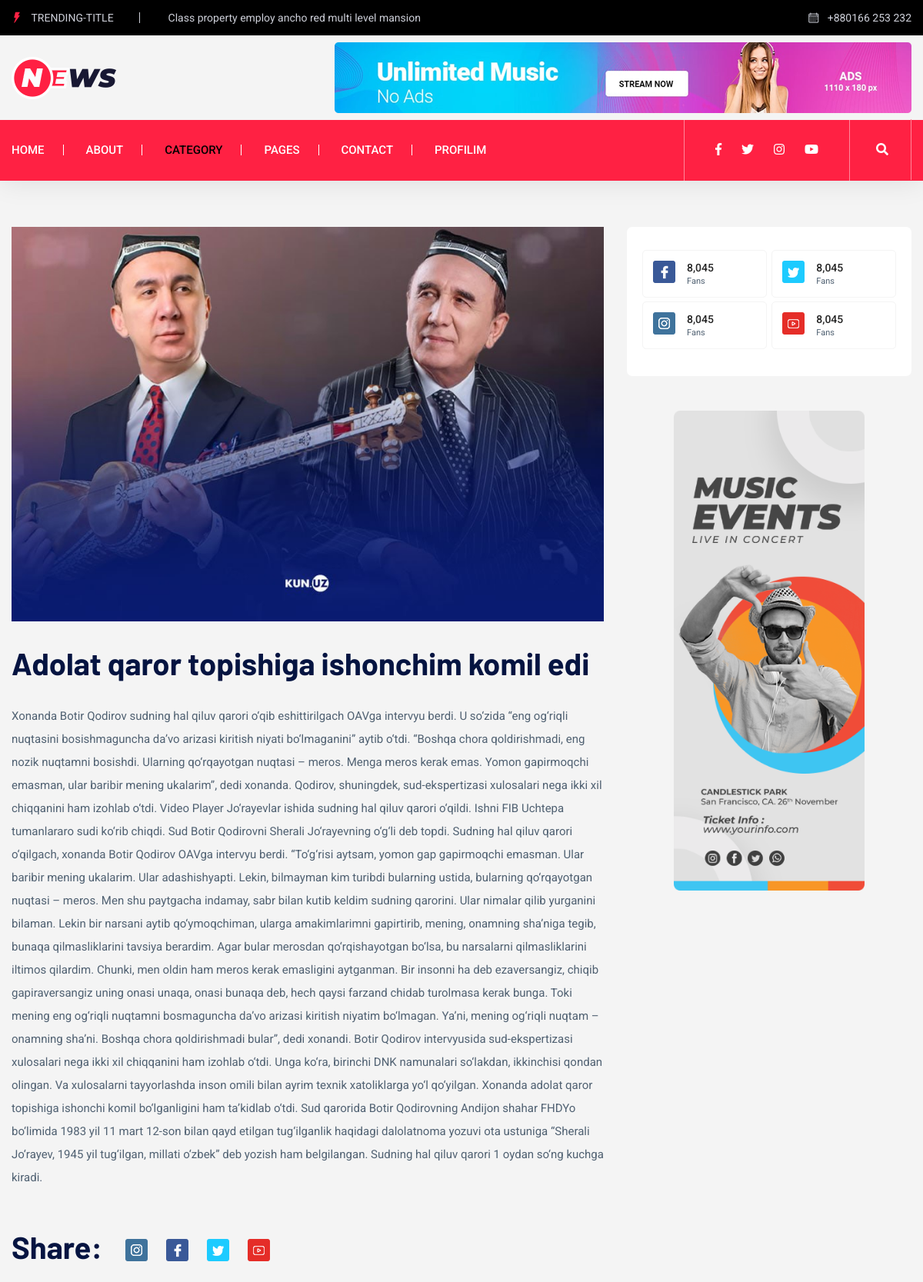
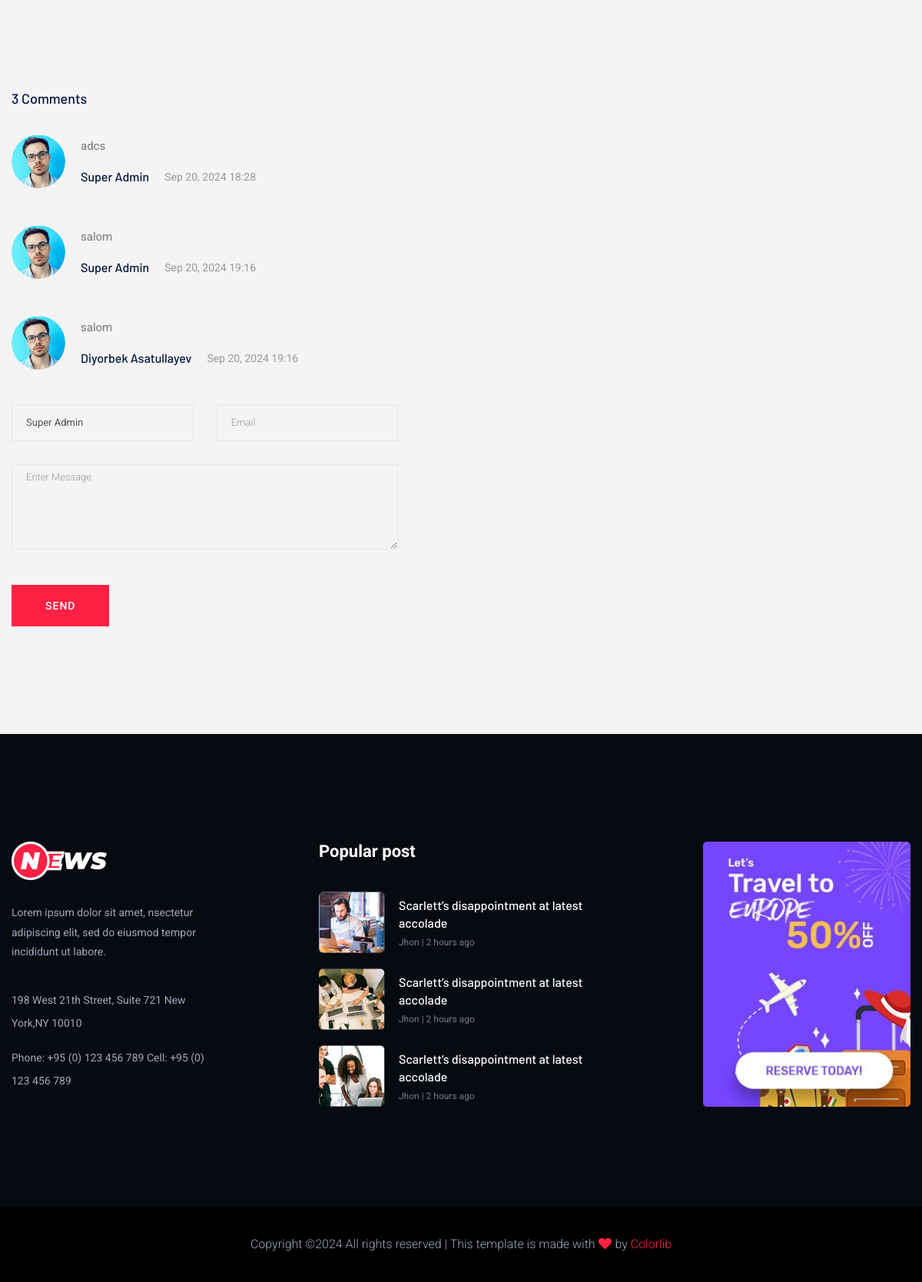
Page /latest-news/Adolat-qaror-topishiga-ishonchim-komil-edi/ (signed in) on the committed database (2 pictures, top to bottom).
### news/models.py (models this page shows, shortened)
class News(models.Model):
    category = models.ForeignKey(Category, on_delete=models.CASCADE, verbose_name="Kategoriya")
    title = models.CharField(max_length=200, verbose_name="Nom")
    slug = models.SlugField(max_length=200, verbose_name="Slug")
    content = RichTextField(verbose_name="Kontent")
    views = models.PositiveIntegerField(default=0, verbose_name="Ko'rilishlar")
    created_at = models.DateTimeField(auto_now_add=True, verbose_name="Qo'shildi")
    updated_at = models.DateTimeField(auto_now=True, verbose_name="Yangilandi")
    image = models.ImageField(upload_to="news/images/", verbose_name="Rasm")
    is_published = models.BooleanField(default=True, verbose_name="Ko'rinishi")
    author = models.CharField(max_length=50, verbose_name="Yozuvchi")
    quotes = models.TextField(verbose_name="Iqtibos")
    class Meta:
        verbose_name_plural = "Yangiliklar"
        verbose_name = "Yangilik"
    def get_image(self):
        if self.image:
            return self.image.url
        return "https://t4.ftcdn.net/jpg/04/70/29/97/360_F_470299797_UD0eoVMMSUbHCcNJCdv2t8B2g1GVqYgs.jpg"

class Comment(models.Model):
    news = models.ForeignKey(News, on_delete=models.CASCADE, verbose_name="Yangilik")
    user = models.ForeignKey(User, on_delete=models.CASCADE, verbose_name="Foydalanuvchi")
    content = models.TextField(verbose_name="Komentariya")
    created_at = models.DateTimeField(auto_now_add=True, verbose_name="Qo'shildi")
    class Meta:
        verbose_name_plural = "Komentariyalar"
        verbose_name = "Komentariya"

### news/views.py (the view)
# urls.py: path('latest-news/<slug:slug>/', views.LatestNewsView.as_view(), name='latest_news'),
class LatestNewsView(LoginRequiredMixin, View):
    def get(self, request, slug):
        news = News.objects.filter(slug=slug).first()
        context = {
            'title': "So'ngi xabarlar",
            'news': news,
        }
        return render(request, 'news/latest_news.html', context)

### news/templates/news/latest_news.html
{% extends 'base.html' %}
{% block content %}
    {% include 'components/latest_news_area.html' %}
{% endblock %}

### templates/components/latest_news_area.html (shortened to what this page needs)
{% load static %}
<div class="about-area2 gray-bg pt-60 pb-60">
    <div class="container">
        <div class="row">
            <div class="col-lg-8">
                <div class="about-right mb-90">
                    <div class="about-img">
                        <img src="{{ news.get_image }}" alt="">
                    </div>
                    <div class="heading-news mb-30 pt-30">
                        <h3>{{ news.title }}</h3>
                    </div>
                     <div class="about-prea">
                            <p class="about-pera1 mb-25">
                                {{ news.content|safe }}
                            </p>
                    </div>
                    <div class="social-share pt-30">
                        <div class="section-tittle">
                            <h3 class="mr-20">Share:</h3>
                            <ul>
                                <li><a href="#"><img src="{% static 'news/assets/img/news/icon-ins.png' %}" alt=""></a></li>
                                <li><a href="#"><img src="{% static 'news/assets/img/news/icon-fb.png' %}" alt=""></a></li>
                                <li><a href="#"><img src="{% static 'news/assets/img/news/icon-tw.png' %}" alt=""></a></li>
                                <li><a href="#"><img src="{% static 'news/assets/img/news/icon-yo.png' %}" alt=""></a></li>
                            </ul>
                        </div>
                    </div>
                </div>
                <div class="comments-area">
                    <h4>{{ news.comment_set.count }} Comments</h4>
                    {% for comment in news.comment_set.all %}
                    	<div class="comment-list">
                        <div class="single-comment justify-content-between d-flex">
                            <div class="user justify-content-between d-flex">
                                <div class="thumb">
                                    <img src="{% static 'news/assets/img/comment/comment_1.png' %}" alt="">
                                </div>
                                <div class="desc">
                                    <p class="comment">
                                        {{ comment.content }}
                                    </p>
                                    <div class="d-flex justify-content-between">
                                        <div class="d-flex align-items-center">
                                            <h5>
                                                <span>{{ comment.user.get_full_name }}</span>
                                            </h5>
                                            <p class="date">{{ comment.created_at|date:"M d, Y" }} {{ comment.created_at|time:"H:i" }}</p>
                                        </div>
                                    </div>
                                </div>
                            </div>
                        </div>
                    </div>
                    {% endfor %}
                </div>
                <div class="row">
                    <div class="col-lg-8">
                        <form class="form-contact contact_form mb-80" action="{% url 'news:comment' %}" method="post">
                            <div class="row">
                                <div class="col-sm-6">
                                    <div class="form-group">
                                        <input class="form-control error" id="name" type="text"
                                               onfocus="this.placeholder = ''"
                                               onblur="this.placeholder = 'Enter your name'"
                                               placeholder="Enter your name"
                                               value="{{ request.user.get_full_name }}"
                                               disabled
                                        >
                                    </div>
                                </div>
                                <div class="col-sm-6">
                                    <div class="form-group">
                                        <input class="form-control error" id="email" type="email"
                                               onfocus="this.placeholder = ''"
                                               onblur="this.placeholder = 'Enter email address'"
                                               placeholder="Email"
                                               value="{{ request.user.email }}"
                                               disabled
                                        >
                                    </div>
                                </div>
                                <div class="col-12">
                                    <div class="form-group">
                                        <textarea class="form-control w-100 error" name="content" id="message" cols="30"
                                                  rows="5" onfocus="this.placeholder = ''"
                                                  onblur="this.placeholder = 'Enter Message'"
                                                  placeholder="Enter Message"></textarea>
                                    </div>
                                </div>
                            </div>
                            <div class="form-group mt-3">
                                <button type="submit" class="btn">
                                    Send
                                </button>
                            </div>
                        </form>
                    </div>
                </div>
            </div>
            <div class="col-lg-4">
                <div class="single-follow mb-45">
                    <div class="single-box">
                        <div class="follow-us d-flex align-items-center">
                            <div class="follow-social">
                                <a href="#"><img src="{% static 'news/assets/img/news/icon-fb.png' %}" alt=""></a>
                            </div>
                            <div class="follow-count">
                                <span>8,045</span>
                                <p>Fans</p>
                            </div>
                        </div>
                        <div class="follow-us d-flex align-items-center">
                            <div class="follow-social">
                                <a href="#"><img src="{% static 'news/assets/img/news/icon-tw.png' %}" alt=""></a>
                            </div>
                            <div class="follow-count">
                                <span>8,045</span>
                                <p>Fans</p>
                            </div>
                        </div>
                        <div class="follow-us d-flex align-items-center">
                            <div class="follow-social">
                                <a href="#"><img src="{% static 'news/assets/img/news/icon-ins.png' %}" alt=""></a>
                            </div>
                            <div class="follow-count">
                                <span>8,045</span>
                                <p>Fans</p>
                            </div>
                        </div>
                        <div class="follow-us d-flex align-items-center">
                            <div class="follow-social">
                                <a href="#"><img src="{% static 'news/assets/img/news/icon-yo.png' %}" alt=""></a>
                            </div>
                            <div class="follow-count">
                                <span>8,045</span>
                                <p>Fans</p>
                            </div>
                        </div>
                    </div>
                </div>
                <div class="news-poster d-none d-lg-block">
                    <img src="{% static 'news/assets/img/news/news_card.jpg' %}" alt="">
                </div>
            </div>
        </div>
    </div>
</div>

### rows in the picture
News: get_image (picture), title "Adolat qaror topishiga ishonchim komil edi", content "Xonanda Botir Qodirov sudning hal qiluv qarori o‘qib eshittirilgach OAVga intervyu berdi. U so‘zida “eng og‘riqli nuqtasini bosishmaguncha da’vo arizasi kiritish niyati bo‘lmaganini” aytib o‘tdi. “Boshqa chora qoldirishmadi, eng nozik nuqtamni bosishdi. Ularning qo‘rqayotgan nuqtasi – meros. Menga meros kerak emas. Yomon gapirmoqchi emasman, ular baribir mening ukalarim”, dedi xonanda. Qodirov, shuningdek, sud-ekspertizasi xulosalari nega ikki xil chiqqanini ham izohlab o‘tdi. Video Player Jo‘rayevlar ishida sudning hal qiluv qarori o‘qildi. Ishni FIB Uchtepa tumanlararo sudi ko‘rib chiqdi. Sud Botir Qodirovni Sherali Jo‘rayevning o‘g‘li deb topdi. Sudning hal qiluv qarori o‘qilgach,…", comment_set.count "3"
Comment: content "adcs", user.get_full_name "Super Admin", created_at "Sep 20, 2024", created_at "18:28"
Comment: content "salom", user.get_full_name "Super Admin", created_at "Sep 20, 2024", created_at "19:16"
Comment: content "salom", user.get_full_name "Diyorbek Asatullayev", created_at "Sep 20, 2024", created_at "19:16"
